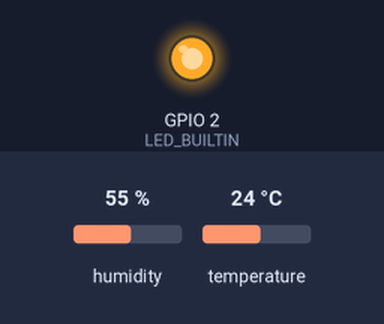
A sketch run on a simulated ESP32. On the bench: output pins drawn as LEDs (lit = HIGH). Inputs (shaded band) come from the test bench; at power-on: humidity 55 %, temperature 24 °C. WiFi joins after 1.5 s; servers stay silent unless stated; uploads are accepted with an empty reply; what the sketch prints to the serial monitor is not drawn.

Above: at 1.9 s.
At 4.5 s:
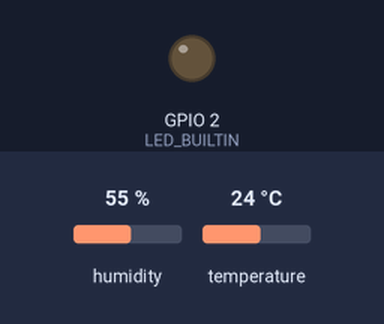
Timing chart, 0 to 8.3 s (numbered marks = the images above):
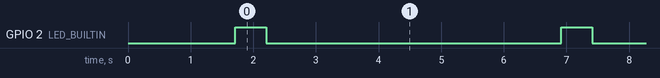

The sketch:

ModelDataCollection.ino
```cpp
#include <WiFi.h>
#include <HTTPClient.h>
#include "DHT.h"

#define DHTPIN 4       // Pin where the DHT sensor is connected
#define DHTTYPE DHT22  // DHT 22 sensor type
#define LED_BUILTIN 2  // ESP32 onboard LED

const char* ssid = "Zvikomborero";
const char* password = "12345678";
const char* serverUrl = "http://192.168.188.29/swe_project/post_reading.php";

DHT dht(DHTPIN, DHTTYPE);

void setup() {
    Serial.begin(115200);
    pinMode(LED_BUILTIN, OUTPUT);
    dht.begin();

    WiFi.begin(ssid, password);
    Serial.print("Connecting to WiFi");
    while (WiFi.status() != WL_CONNECTED) {
        delay(500);
        Serial.print(".");
    }
    Serial.println(" Connected!");
}

void loop() {
    float temperature = dht.readTemperature();
    float humidity = dht.readHumidity();

    if (isnan(temperature) || isnan(humidity)) {
        Serial.println("Failed to read from DHT sensor!");
        return;
    }

    Serial.print("Temperature: ");
    Serial.print(temperature);
    Serial.print(" °C, Humidity: ");
    Serial.print(humidity);
    Serial.println(" %");

    if (WiFi.status() == WL_CONNECTED) {
        HTTPClient http;
        http.begin(serverUrl);
        http.addHeader("Content-Type", "application/json");

        String jsonPayload = "{\"temperature\": " + String(temperature) + ", \"humidity\": " + String(humidity) + "}";
        int httpResponseCode = http.POST(jsonPayload);

        if (httpResponseCode > 0) {
            String response = http.getString();
            Serial.println("Server Response: " + response);
        } else {
            Serial.print("Error on sending POST: ");
            Serial.println(httpResponseCode);
        }

        http.end();
    }

    digitalWrite(LED_BUILTIN, HIGH);
    delay(500);
    digitalWrite(LED_BUILTIN, LOW);
    delay(2500); // Heartbeat every 3 seconds

    delay(2000); // Wait 5 seconds before next reading
}
```

Measured:
- by itself, GPIO 2 (LED_BUILTIN): alternates HIGH for 0.50 s and LOW for 4.7 s
